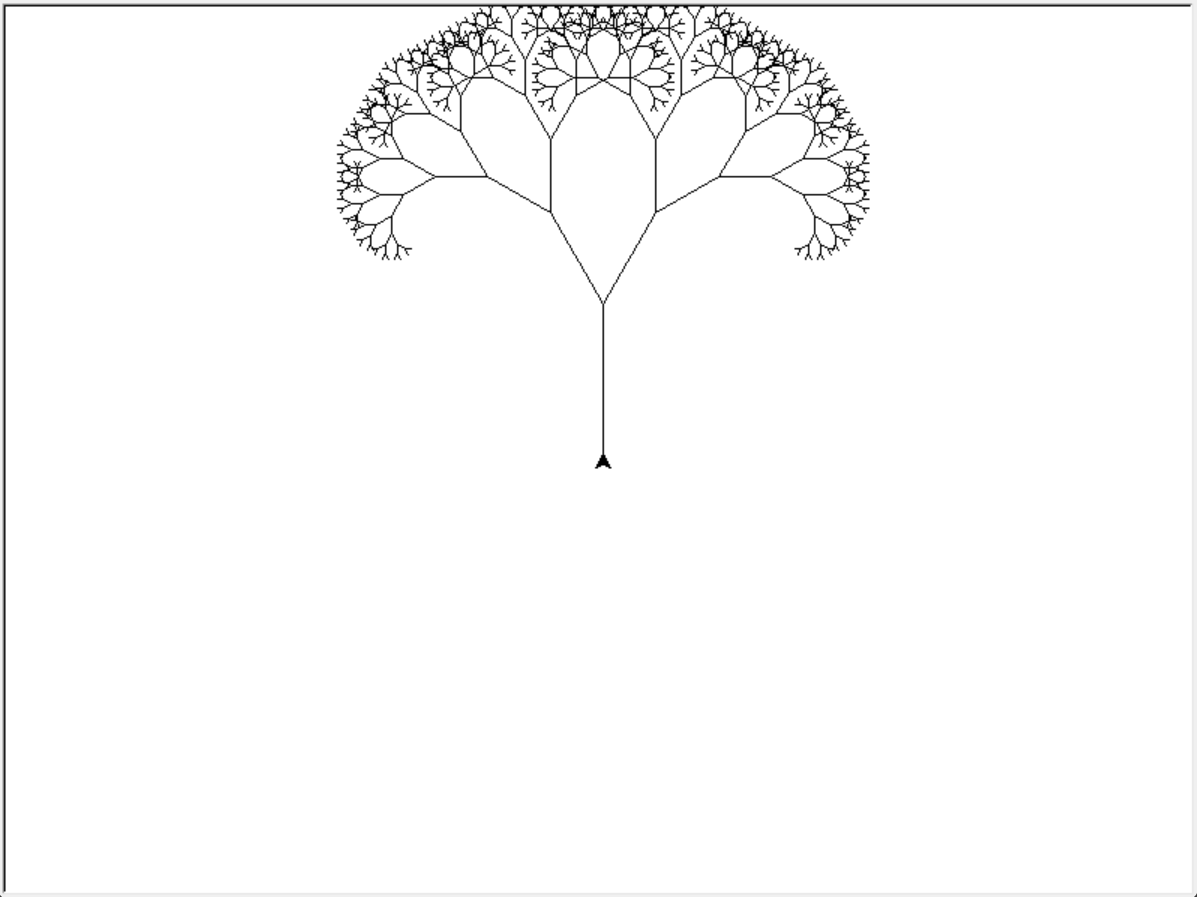

Write Python code to recreate this figure.
#llama-3.1-405b-instruct
import turtle

def draw_branch(turt, branch_length, angle, depth):
    if depth == 0:
        return
    turt.forward(branch_length)
    turt.left(angle)
    draw_branch(turt, branch_length * 0.7, angle, depth - 1)
    turt.right(angle * 2)
    draw_branch(turt, branch_length * 0.7, angle, depth - 1)
    turt.left(angle)
    turt.backward(branch_length)

def main():
    window = turtle.Screen()
    window.setup(800, 600)
    turt = turtle.Turtle()
    turt.speed(0)
    turt.left(90)
    draw_branch(turt, 100, 30, 10)
    window.exitonclick()

if __name__ == "__main__":
    main()
